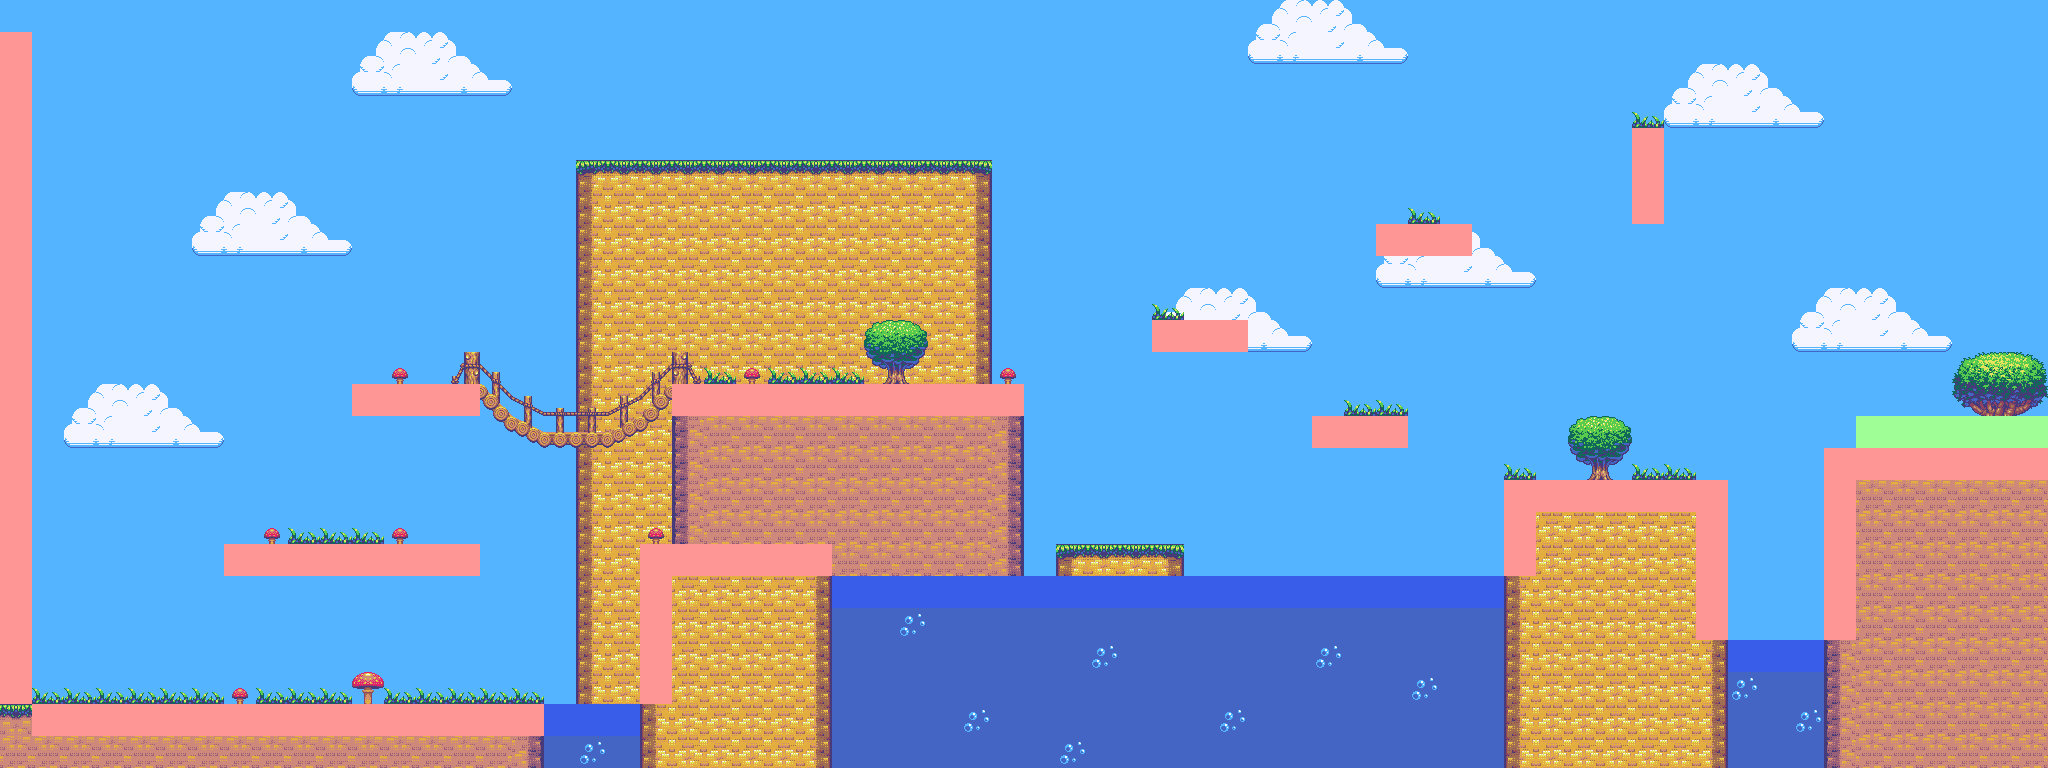

Rendered tile map (Tiled .tmx) drawn with the repository's tilesets; below, a short description and the map source with its tile grids summarised:
An orthogonal 64x24 tile map with 32x32 px tiles, 5 tile layers (Navigation, Background, Map2, Map, ...), 2 tilesets and 31 objects.

<map version="1.9" tiledversion="1.9.2" orientation="orthogonal" renderorder="right-down" width="64" height="24" tilewidth="32" tileheight="32" infinite="0" nextlayerid="15" nextobjectid="91">
 <tileset firstgid="1" name="MapMetadata" tilewidth="32" tileheight="32" spacing="1" margin="1" tilecount="3" columns="3">
  <image source="MapMetadata.png" width="100" height="34" />
 </tileset>
 <tileset firstgid="4" name="platformer_tileset" tilewidth="32" tileheight="32" tilecount="119" columns="7">
  <image source="platformer_tileset.png" width="224" height="544" />
 </tileset>
 <layer id="14" name="Navigation" width="64" height="24">
  <properties>
   <property name="Draw" type="bool" value="false" />
   <property name="Navigation" type="bool" value="true" />
  </properties>
  <data>[1536 cells, 418 non-empty, 1 distinct tile ids]</data>
 </layer>
 <layer id="5" name="Background" width="64" height="24">
  <properties>
   <property name="Draw" type="bool" value="true" />
  </properties>
  <data>[1536 cells, 1536 non-empty, 17 distinct tile ids]</data>
 </layer>
 <layer id="6" name="Map2" width="64" height="24">
  <properties>
   <property name="Draw" type="bool" value="true" />
  </properties>
  <data>[1536 cells, 164 non-empty, 16 distinct tile ids]</data>
 </layer>
 <layer id="1" name="Map" width="64" height="24">
  <properties>
   <property name="Draw" type="bool" value="true" />
  </properties>
  <data>[1536 cells, 444 non-empty, 60 distinct tile ids]</data>
 </layer>
 <layer id="2" name="Colisions" width="64" height="24">
  <properties>
   <property name="Draw" type="bool" value="false" />
  </properties>
  <data>[1536 cells, 140 non-empty, 3 distinct tile ids]</data>
 </layer>
 <objectgroup id="7" name="FloorCollisions">
  <object id="15" x="0" y="704" width="544" />
  <object id="16" x="641" y="544" width="190" />
  <object id="17" x="225" y="544" width="254" />
  <object id="18" x="353" y="384" width="126" />
  <object id="21" x="673" y="384" width="350" />
  <object id="22" x="1153" y="320" width="94" />
  <object id="23" x="1313" y="416" width="94" />
  <object id="24" x="1377" y="224" width="94" />
  <object id="25" x="1633" y="128" width="30" />
  <object id="26" x="1505" y="480" width="222" />
  <object id="32" x="1825" y="448" width="223" />
 </objectgroup>
 <objectgroup id="8" name="WallCollisions">
  <object id="62" x="0" y="0" width="32" height="704" />
  <object id="64" x="640" y="544" width="192" height="192" />
  <object id="70" x="1632" y="128" width="32" height="96" />
  <object id="72" x="1504" y="480" width="224" height="192" />
  <object id="73" x="1824" y="448" width="224" height="224" />
  <object id="75" x="2048" y="0" height="448" />
  <object id="76" x="32" y="0" width="2016" />
  <object id="78" x="32" y="704" width="512" height="64" />
 </objectgroup>
 <objectgroup id="13" name="FloatingTerrainCollisions">
  <object id="85" x="224" y="544" width="256" height="32" />
  <object id="86" x="352" y="384" width="128" height="32" />
  <object id="87" x="672" y="384" width="352.04" height="32" />
  <object id="88" x="1152" y="320" width="96" height="32" />
  <object id="89" x="1376" y="224" width="96" height="32" />
  <object id="90" x="1312" y="416" width="96" height="32" />
 </objectgroup>
 <objectgroup id="9" name="WaterCollisions">
  <object id="33" x="545" y="704" width="94" />
  <object id="34" x="833" y="576" width="670" />
  <object id="35" x="1729" y="640" width="94" />
 </objectgroup>
 <objectgroup id="10" name="WinCollisions">
  <object id="77" x="1856" y="416" width="192" height="32" />
 </objectgroup>
 <objectgroup id="11" name="BridgeWallCollision">
  <object id="82" x="480" y="384">
   <polygon points="0,0 32,32 64,48 128,48 160,32 192,0 192,16 160,47 128,64 64,64 32,47 0,16" />
  </object>
 </objectgroup>
 <objectgroup id="12" name="BridgePlatformCollision">
  <object id="84" x="480" y="384">
   <polygon points="0,0 32,32 64,48 128,48 160,32 192,0 160,32 128,48 64,48 32,32" />
  </object>
 </objectgroup>
</map>